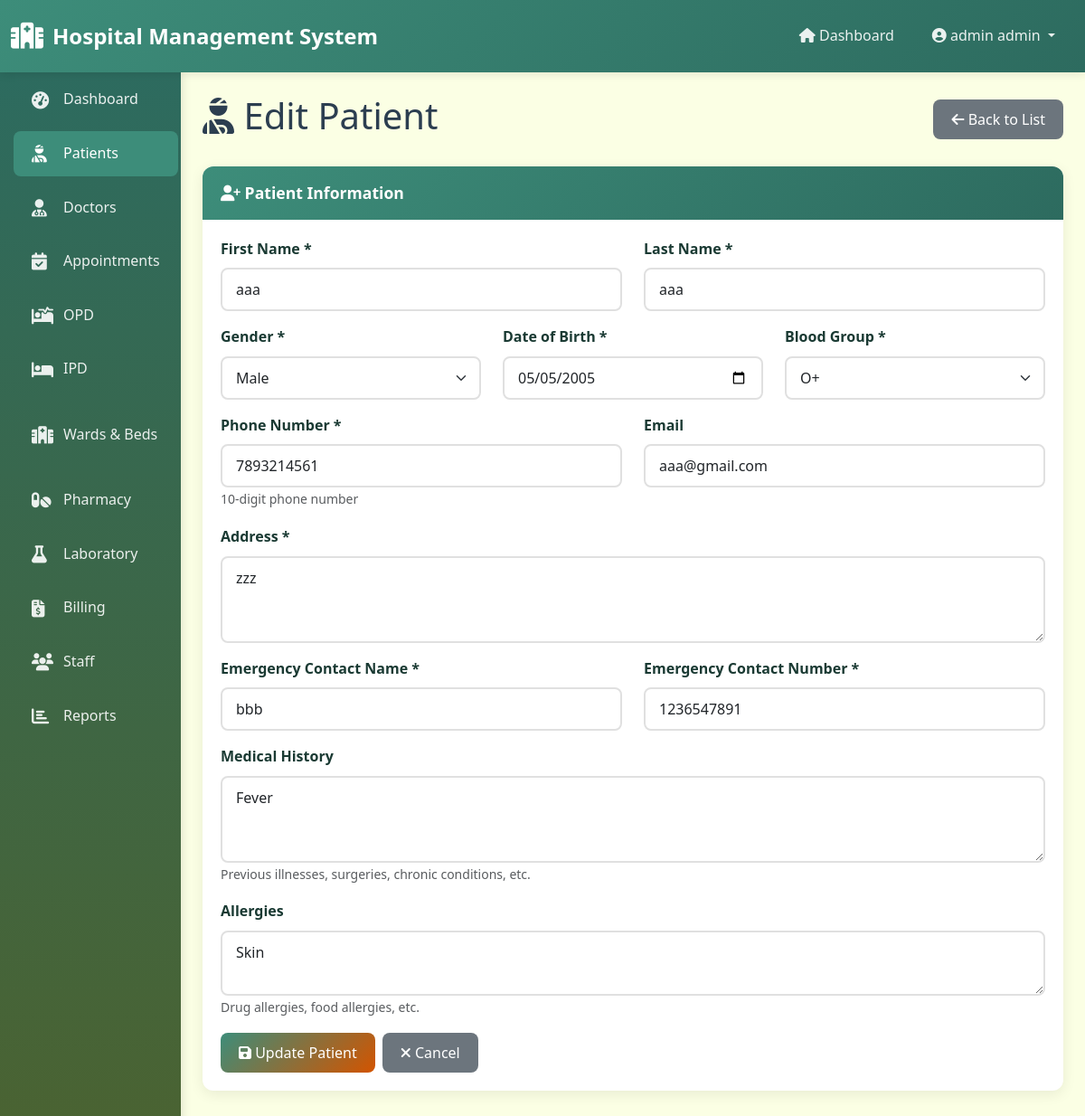
Page /patients/1/edit/ (signed in) on the committed database.
### core/models.py (models this page shows, shortened)
class Patient(models.Model):
    GENDER_CHOICES = [
        ('M', 'Male'),
        ('F', 'Female'),
        ('O', 'Other'),
    ]
    BLOOD_GROUP_CHOICES = [
        ('A+', 'A+'), ('A-', 'A-'),
        ('B+', 'B+'), ('B-', 'B-'),
        ('AB+', 'AB+'), ('AB-', 'AB-'),
        ('O+', 'O+'), ('O-', 'O-'),
    ]
    user = models.OneToOneField(User, on_delete=models.CASCADE, related_name='patient_profile', null=True, blank=True)
    patient_id = models.CharField(max_length=20, unique=True)
    first_name = models.CharField(max_length=100)
    last_name = models.CharField(max_length=100)
    gender = models.CharField(max_length=1, choices=GENDER_CHOICES)
    date_of_birth = models.DateField()
    blood_group = models.CharField(max_length=3, choices=BLOOD_GROUP_CHOICES)
    phone = models.CharField(max_length=15)
    email = models.EmailField(blank=True)
    address = models.TextField()
    emergency_contact = models.CharField(max_length=15)
    emergency_contact_name = models.CharField(max_length=100)
    medical_history = models.TextField(blank=True)
    allergies = models.TextField(blank=True)
    registered_date = models.DateTimeField(auto_now_add=True)
    updated_at = models.DateTimeField(auto_now=True)

### core/views.py (the view, shortened to what this page needs)
# urls.py: path('patients/<int:pk>/edit/', views.patient_edit, name='patient_edit'),
@login_required
@role_required('admin', 'receptionist', 'doctor')
def patient_edit(request, pk):
    patient = get_object_or_404(Patient, pk=pk)
    context = {'patient': patient, 'edit_mode': True}
    return render(request, 'patients/patient_form.html', context)

### templates/patients/patient_form.html (shortened to what this page needs)
{% extends 'base.html' %}
{% load static %}
{% block content %}
<div class="fade-in">
    <div class="d-flex justify-content-between align-items-center mb-4">
        <h1><i class="fas fa-user-injured"></i> {% if edit_mode %}Edit{% else %}Add New{% endif %} Patient</h1>
        <a href="{% url 'patient_list' %}" class="btn btn-secondary">
            <i class="fas fa-arrow-left"></i> Back to List
        </a>
    </div>
    <div class="card">
        <div class="card-header">
            <i class="fas fa-user-plus"></i> Patient Information
        </div>
        <div class="card-body">
            <form method="post" action="">
                <div class="row">
                    <div class="col-md-6 mb-3">
                        <label for="first_name" class="form-label">First Name *</label>
                        <input type="text" class="form-control" id="first_name" name="first_name"
                            value="{{ patient.first_name }}" required>
                    </div>
                    <div class="col-md-6 mb-3">
                        <label for="last_name" class="form-label">Last Name *</label>
                        <input type="text" class="form-control" id="last_name" name="last_name"
                            value="{{ patient.last_name }}" required>
                    </div>
                </div>
                <div class="row">
                    <div class="col-md-4 mb-3">
                        <label for="gender" class="form-label">Gender *</label>
                        <select class="form-select" id="gender" name="gender" required>
                            <option value="M" {% if patient.gender == 'M' %}selected{% endif %}>Male</option>
                        </select>
                    </div>
                    <div class="col-md-4 mb-3">
                        <label for="date_of_birth" class="form-label">Date of Birth *</label>
                        <input type="date" class="form-control" id="date_of_birth" name="date_of_birth"
                            value="{{ patient.date_of_birth|date:'Y-m-d' }}" required>
                    </div>
                    <div class="col-md-4 mb-3">
                        <label for="blood_group" class="form-label">Blood Group *</label>
                        <select class="form-select" id="blood_group" name="blood_group" required>
                            <option value="O+" {% if patient.blood_group == 'O+' %}selected{% endif %}>O+</option>
                        </select>
                    </div>
                </div>
                <div class="row">
                    <div class="col-md-6 mb-3">
                        <label for="phone" class="form-label">Phone Number *</label>
                        <input type="tel" class="form-control" id="phone" name="phone" value="{{ patient.phone }}"
                            pattern="[0-9]{10}" required>
                        <small class="text-muted">10-digit phone number</small>
                    </div>
                    <div class="col-md-6 mb-3">
                        <label for="email" class="form-label">Email</label>
                        <input type="email" class="form-control" id="email" name="email" value="{{ patient.email }}">
                    </div>
                </div>
                <div class="mb-3">
                    <label for="address" class="form-label">Address *</label>
                    <textarea class="form-control" id="address" name="address" rows="3"
                        required>{{ patient.address }}</textarea>
                </div>
                <div class="row">
                    <div class="col-md-6 mb-3">
                        <label for="emergency_contact_name" class="form-label">Emergency Contact Name *</label>
                        <input type="text" class="form-control" id="emergency_contact_name"
                            name="emergency_contact_name" value="{{ patient.emergency_contact_name }}" required>
                    </div>
                    <div class="col-md-6 mb-3">
                        <label for="emergency_contact" class="form-label">Emergency Contact Number *</label>
                        <input type="tel" class="form-control" id="emergency_contact" name="emergency_contact"
                            value="{{ patient.emergency_contact }}" pattern="[0-9]{10}" required>
                    </div>
                </div>
                <div class="mb-3">
                    <label for="medical_history" class="form-label">Medical History</label>
                    <textarea class="form-control" id="medical_history" name="medical_history"
                        rows="3">{{ patient.medical_history }}</textarea>
                    <small class="text-muted">Previous illnesses, surgeries, chronic conditions, etc.</small>
                </div>
                <div class="mb-3">
                    <label for="allergies" class="form-label">Allergies</label>
                    <textarea class="form-control" id="allergies" name="allergies"
                        rows="2">{{ patient.allergies }}</textarea>
                    <small class="text-muted">Drug allergies, food allergies, etc.</small>
                </div>
                <div class="d-flex gap-2">
                    <button type="submit" class="btn btn-primary">
                        <i class="fas fa-save"></i> {% if edit_mode %}Update{% else %}Save{% endif %} Patient
                    </button>
                    <a href="{% url 'patient_list' %}" class="btn btn-secondary">
                        <i class="fas fa-times"></i> Cancel
                    </a>
                </div>
            </form>
        </div>
    </div>
</div>
{% endblock %}

### templates/base.html (shortened to what this page needs)
{% load static %}
<!DOCTYPE html>
<html lang="en">
<head>
    <link href="https://cdn.jsdelivr.net/npm/bootstrap@5.3.0/dist/css/bootstrap.min.css" rel="stylesheet">
    <link rel="stylesheet" href="https://cdnjs.cloudflare.com/ajax/libs/font-awesome/6.4.0/css/all.min.css">
    <link rel="stylesheet" href="{% static 'css/style.css' %}">
</head>
<body>
    {% if user.is_authenticated %}
    <nav class="navbar navbar-expand-lg navbar-dark">
        <div class="container-fluid">
            <a class="navbar-brand" href="{% url 'dashboard' %}">
                <i class="fas fa-hospital"></i>
                Hospital Management System
            </a>
            <div class="collapse navbar-collapse" id="navbarNav">
                <ul class="navbar-nav ms-auto">
                    <li class="nav-item">
                        <a class="nav-link" href="{% url 'dashboard' %}">
                            <i class="fas fa-home"></i> Dashboard
                        </a>
                    </li>
                    <li class="nav-item dropdown">
                        <a class="nav-link dropdown-toggle" href="#" id="navbarDropdown" role="button" data-bs-toggle="dropdown">
                            <i class="fas fa-user-circle"></i> {{ user.get_full_name|default:user.username }}
                        </a>
                    </li>
                </ul>
            </div>
        </div>
    </nav>
    <div class="container-fluid">
        <div class="row">
            <div class="col-md-2 p-0 sidebar">
                <nav class="nav flex-column">
                    <a class="nav-link {% if request.resolver_match.url_name == 'dashboard' or 'dashboard' in request.resolver_match.url_name %}active{% endif %}" href="{% url 'dashboard' %}">
                        <i class="fas fa-tachometer-alt"></i> Dashboard
                    </a>
                    {% if user.profile.role == 'admin' %}
                        <a class="nav-link {% if 'patient' in request.resolver_match.url_name %}active{% endif %}" href="{% url 'patient_list' %}">
                            <i class="fas fa-user-injured"></i> Patients
                        </a>
                        <a class="nav-link {% if 'doctor' in request.resolver_match.url_name %}active{% endif %}" href="{% url 'doctor_list' %}">
                            <i class="fas fa-user-md"></i> Doctors
                        </a>
                        <a class="nav-link {% if 'appointment' in request.resolver_match.url_name %}active{% endif %}" href="{% url 'appointment_list' %}">
                            <i class="fas fa-calendar-check"></i> Appointments
                        </a>
                        <a class="nav-link {% if 'opd' in request.resolver_match.url_name %}active{% endif %}" href="{% url 'opd_list' %}">
                            <i class="fas fa-procedures"></i> OPD
                        </a>
                        <a class="nav-link {% if 'ipd' in request.resolver_match.url_name %}active{% endif %}" href="{% url 'ipd_list' %}">
                            <i class="fas fa-bed"></i> IPD
                        </a>
                        <a class="nav-link {% if 'ward' in request.resolver_match.url_name or 'bed' in request.resolver_match.url_name %}active{% endif %}" href="{% url 'ward_list' %}">
                            <i class="fas fa-hospital-alt"></i> Wards & Beds
                        </a>
                        <a class="nav-link {% if 'medicine' in request.resolver_match.url_name %}active{% endif %}" href="{% url 'medicine_list' %}">
                            <i class="fas fa-pills"></i> Pharmacy
                        </a>
                        <a class="nav-link {% if 'lab' in request.resolver_match.url_name %}active{% endif %}" href="{% url 'lab_test_list' %}">
                            <i class="fas fa-flask"></i> Laboratory
                        </a>
                        <a class="nav-link {% if 'bill' in request.resolver_match.url_name %}active{% endif %}" href="{% url 'bill_list' %}">
                            <i class="fas fa-file-invoice-dollar"></i> Billing
                        </a>
                        <a class="nav-link {% if 'staff' in request.resolver_match.url_name or 'attendance' in request.resolver_match.url_name %}active{% endif %}" href="{% url 'staff_list' %}">
                            <i class="fas fa-users"></i> Staff
                        </a>
                        <a class="nav-link {% if 'report' in request.resolver_match.url_name %}active{% endif %}" href="{% url 'reports_dashboard' %}">
                            <i class="fas fa-chart-bar"></i> Reports
                        </a>
                    {% endif %}
                </nav>
            </div>
            <div class="col-md-10 p-4">
                {% block content %}{% endblock %}
            </div>
        </div>
    </div>
    {% else %}
        {% block login_content %}{% endblock %}
    {% endif %}
</body>
</html>

### static/css/style.css (style rules this page uses)
:root { --primary-color: #3D8D7A; --secondary-color: #2D6B5F; --accent-color: #B3D8A8; --light-color: #FBFFE4; --dark-color: #1a3a33; --text-color: #2c3e50; --border-color: #d4e8d8; --success-color: #3D8D7A; --danger-color: #d9534f; --warning-color: #f0ad4e; --info-color: #5bc0de; }
* { margin: 0; padding: 0; box-sizing: border-box; }
body { font-family: 'Segoe UI', Tahoma, Geneva, Verdana, sans-serif; background-color: var(--light-color); color: var(--text-color); line-height: 1.6; }
.navbar { background: linear-gradient(135deg, var(--primary-color), var(--secondary-color)) !important; box-shadow: 0 2px 10px rgba(0,0,0,0.1); padding: 1rem 0; }
.navbar-brand { font-weight: 700; font-size: 1.5rem; color: white !important; display: flex; align-items: center; gap: 10px; }
.navbar-brand i { font-size: 1.8rem; }
.navbar-nav .nav-link { color: rgba(255,255,255,0.9) !important; font-weight: 500; padding: 0.5rem 1rem !important; transition: all 0.3s ease; border-radius: 5px; margin: 0 5px; }
.sidebar { background: linear-gradient(180deg, var(--secondary-color), #4a6332); min-height: calc(100vh - 76px); padding: 20px 0; box-shadow: 2px 0 10px rgba(0,0,0,0.1); }
.sidebar .nav-link { color: rgba(255,255,255,0.9); padding: 12px 20px; margin: 5px 15px; border-radius: 8px; transition: all 0.3s ease; display: flex; align-items: center; gap: 10px; }
.sidebar .nav-link.active { background-color: var(--primary-color); color: white; }
.sidebar .nav-link i { font-size: 1.2rem; width: 25px; }
.card { border: none; border-radius: 12px; box-shadow: 0 4px 15px rgba(0,0,0,0.08); transition: all 0.3s ease; margin-bottom: 20px; }
.card-header { background: linear-gradient(135deg, var(--primary-color), var(--secondary-color)); color: white; border: none; border-radius: 12px 12px 0 0 !important; padding: 15px 20px; font-weight: 600; font-size: 1.1rem; }
.card-body { padding: 20px; }
.btn { border-radius: 8px; padding: 10px 20px; font-weight: 500; transition: all 0.3s ease; border: none; }
.btn-primary { background: linear-gradient(135deg, var(--primary-color), #d35400); color: white; }
.form-control, .form-select { border: 2px solid #e0e0e0; border-radius: 8px; padding: 10px 15px; transition: all 0.3s ease; }
.form-label { font-weight: 600; color: var(--dark-color); margin-bottom: 8px; }
.fade-in { animation: fadeIn 0.5s ease-in-out; }

### rows in the picture
Patient: first_name "aaa", last_name "aaa", gender "Male", date_of_birth "05/05/2005", blood_group "O+", phone "7893214561", email "aaa@gmail.com", address "zzz", emergency_contact_name "bbb", emergency_contact "1236547891", medical_history "Fever", allergies "Skin"

### other values in the picture
{{ user.get_full_name|default:user.username }} "admin admin"
